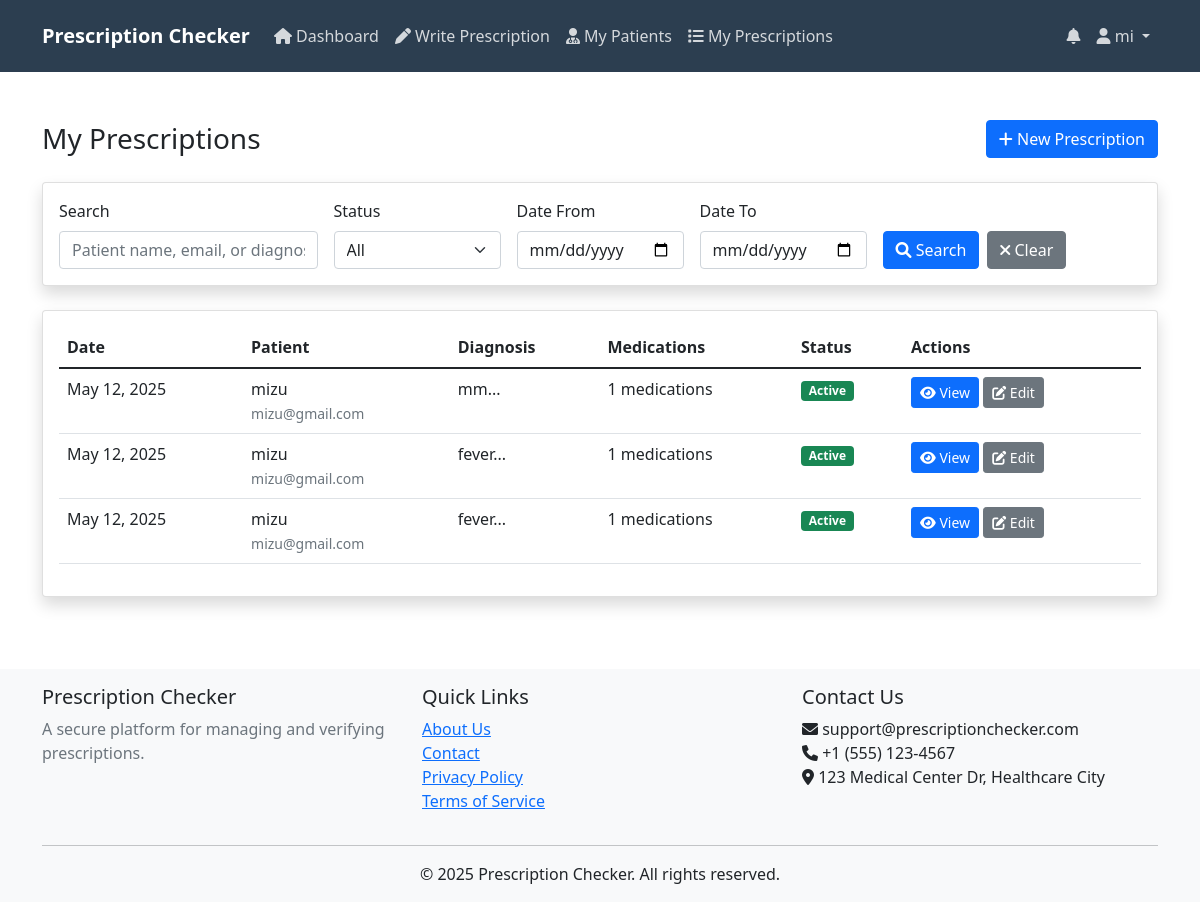
/doctor/my-prescriptions.php (signed in), run on the app's committed database.
### tables this page shows
CREATE TABLE `prescriptions` (
  `id` int(11) NOT NULL,
  `doctor_id` int(11) NOT NULL,
  `patient_id` int(11) NOT NULL,
  `diagnosis` text NOT NULL,
  `notes` text DEFAULT NULL,
  `status` enum('active','completed','cancelled') DEFAULT 'active',
  `created_at` timestamp NOT NULL DEFAULT current_timestamp(),
  `updated_at` timestamp NOT NULL DEFAULT current_timestamp() ON UPDATE current_timestamp()
);

CREATE TABLE `users` (
  `id` int(11) NOT NULL,
  `name` varchar(100) NOT NULL,
  `email` varchar(100) NOT NULL,
  `password` varchar(255) NOT NULL,
  `role` enum('patient','doctor','pharmacist','admin') NOT NULL,
  `medical_id` varchar(50) DEFAULT NULL,
  `reset_token` varchar(64) DEFAULT NULL,
  `reset_token_expiry` datetime DEFAULT NULL,
  `created_at` datetime DEFAULT current_timestamp(),
  `updated_at` datetime DEFAULT current_timestamp() ON UPDATE current_timestamp()
);

### doctor/my-prescriptions.php (the view, shortened to what this page needs)
<?php
require_once '../config/database.php';
$user_id = $_SESSION['user_id'];
$search = isset($_GET['search']) ? trim($_GET['search']) : '';
$date_from = isset($_GET['date_from']) ? $_GET['date_from'] : '';
$date_to = isset($_GET['date_to']) ? $_GET['date_to'] : '';
$sql = "SELECT p.*,
        pt.name as patient_name,
        pt.email as patient_email,
        (SELECT COUNT(*) FROM prescription_medications WHERE prescription_id = p.id) as medication_count
        FROM prescriptions p
        JOIN users pt ON p.patient_id = pt.id
        WHERE p.doctor_id = ?";
$params = [$user_id];
$types = "i";
$sql .= " ORDER BY p.created_at DESC";
$stmt = mysqli_prepare($conn, $sql);
mysqli_stmt_bind_param($stmt, $types, ...$params);
mysqli_stmt_execute($stmt);
$result = mysqli_stmt_get_result($stmt);
$prescriptions = mysqli_fetch_all($result, MYSQLI_ASSOC);
include '../includes/header.php';
?>
<div class="container py-4">
    <div class="d-flex justify-content-between align-items-center mb-4">
        <h1 class="h3 mb-0">My Prescriptions</h1>
        <a href="new-prescription.php" class="btn btn-primary">
            <i class="fas fa-plus"></i> New Prescription
        </a>
    </div>
    <div class="card shadow mb-4">
        <div class="card-body">
            <form method="GET" class="row g-3">
                <div class="col-md-3">
                    <label for="search" class="form-label">Search</label>
                    <input type="text" class="form-control" id="search" name="search"
                           value="<?php echo htmlspecialchars($search); ?>"
                           placeholder="Patient name, email, or diagnosis">
                </div>
                <div class="col-md-2">
                    <label for="status" class="form-label">Status</label>
                    <select class="form-select" id="status" name="status">
                        <option value="">All</option>
                    </select>
                </div>
                <div class="col-md-2">
                    <label for="date_from" class="form-label">Date From</label>
                    <input type="date" class="form-control" id="date_from" name="date_from"
                           value="<?php echo $date_from; ?>">
                </div>
                <div class="col-md-2">
                    <label for="date_to" class="form-label">Date To</label>
                    <input type="date" class="form-control" id="date_to" name="date_to"
                           value="<?php echo $date_to; ?>">
                </div>
                <div class="col-md-3 d-flex align-items-end">
                    <button type="submit" class="btn btn-primary me-2">
                        <i class="fas fa-search"></i> Search
                    </button>
                    <a href="my-prescriptions.php" class="btn btn-secondary">
                        <i class="fas fa-times"></i> Clear
                    </a>
                </div>
            </form>
        </div>
    </div>
    <div class="card shadow">
        <div class="card-body">
            <?php if (empty($prescriptions)): ?>
                <div class="text-center py-4">
                    <i class="fas fa-prescription fa-3x text-muted mb-3"></i>
                    <h5>No prescriptions found</h5>
                    <p class="text-muted">Start by creating a new prescription</p>
                </div>
            <?php else: ?>
                <div class="table-responsive">
                    <table class="table table-hover">
                        <thead>
                            <tr>
                                <th>Date</th>
                                <th>Patient</th>
                                <th>Diagnosis</th>
                                <th>Medications</th>
                                <th>Status</th>
                                <th>Actions</th>
                            </tr>
                        </thead>
                        <tbody>
                            <?php foreach ($prescriptions as $prescription): ?>
                                <tr>
                                    <td><?php echo date('M d, Y', strtotime($prescription['created_at'])); ?></td>
                                    <td>
                                        <?php echo htmlspecialchars($prescription['patient_name']); ?><br>
                                        <small class="text-muted"><?php echo htmlspecialchars($prescription['patient_email']); ?></small>
                                    </td>
                                    <td><?php echo htmlspecialchars(substr($prescription['diagnosis'], 0, 50)) . '...'; ?></td>
                                    <td><?php echo $prescription['medication_count']; ?> medications</td>
                                    <td>
                                        <span class="badge bg-<?php
                                            echo $prescription['status'] === 'active' ? 'success' :
                                                ($prescription['status'] === 'completed' ? 'primary' : 'danger');
                                        ?>">
                                            <?php echo ucfirst($prescription['status']); ?>
                                        </span>
                                    </td>
                                    <td>
                                        <a href="view-prescription.php?id=<?php echo $prescription['id']; ?>"
                                           class="btn btn-sm btn-primary">
                                            <i class="fas fa-eye"></i> View
                                        </a>
                                        <a href="edit-prescription.php?id=<?php echo $prescription['id']; ?>"
                                           class="btn btn-sm btn-secondary">
                                            <i class="fas fa-edit"></i> Edit
                                        </a>
                                    </td>
                                </tr>
                            <?php endforeach; ?>
                        </tbody>
                    </table>
                </div>
            <?php endif; ?>
        </div>
    </div>
</div>
<?php include '../includes/footer.php'; ?>

### data on the page
prescriptions: created_at "May 12, 2025", patient.name "mizu", patient.email "mizu@gmail.com", diagnosis "mm", medication_count "1", status "Active"
prescriptions: created_at "May 12, 2025", patient.name "mizu", patient.email "mizu@gmail.com", diagnosis "fever", medication_count "1", status "Active"
prescriptions: created_at "May 12, 2025", patient.name "mizu", patient.email "mizu@gmail.com", diagnosis "fever", medication_count "1", status "Active"

### other printed values
$_SESSION['name'] "mi"
